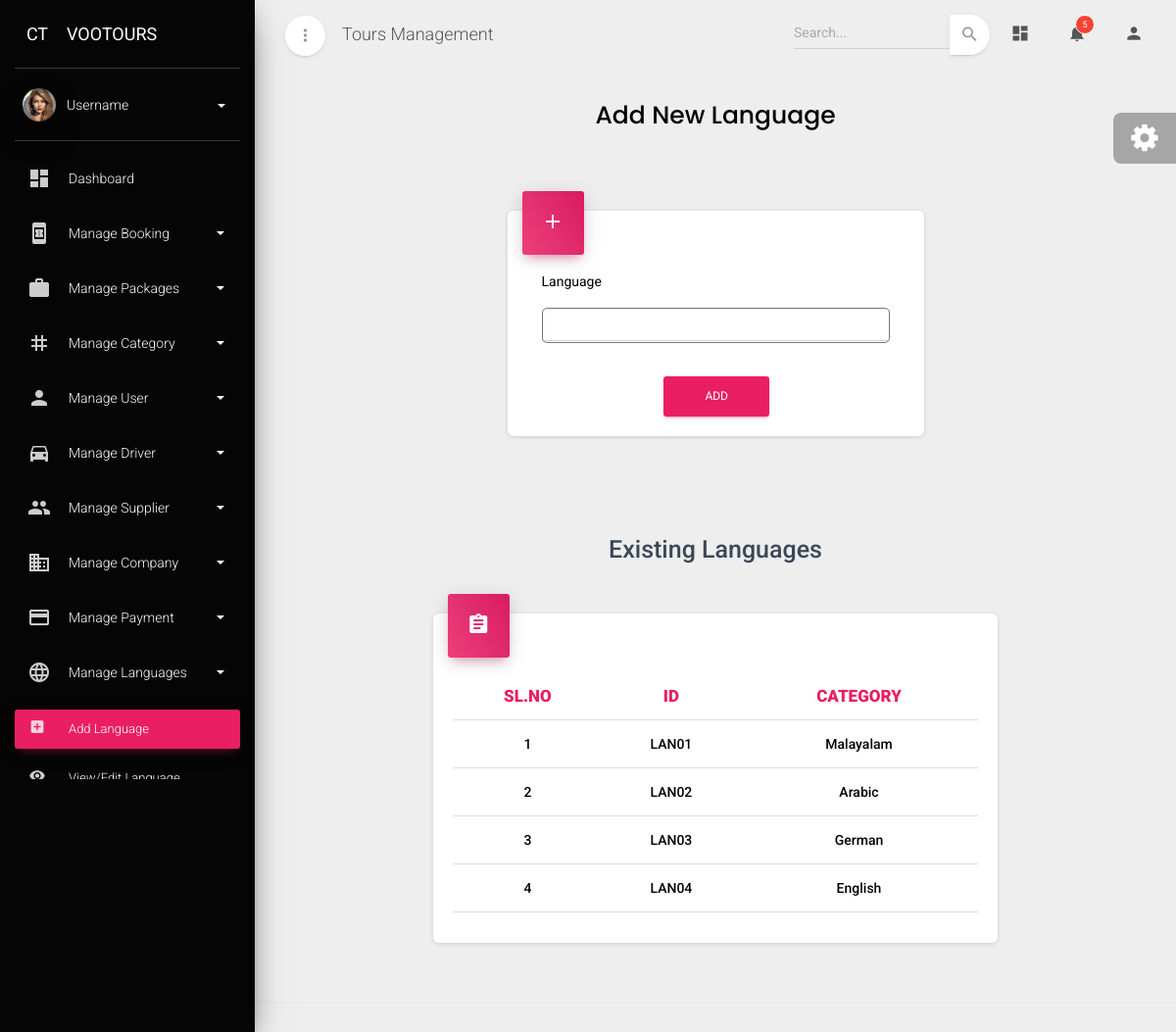
The page /addlanguage on the database its author committed.
### admin_dashboard/models.py (models this page shows, shortened)
class Language(models.Model):
    language_id = models.CharField(max_length=10, primary_key=True, editable=False)
    language_name = models.CharField(max_length=100,unique=True)

### admin_dashboard/views.py (the view)
# urls.py: path('addlanguage',addlanguage_view,name="add_language"),
def addlanguage_view(request):
    try:
        if request.method == 'POST':
            form = Languages_form(request.POST)
            if form.is_valid():
                form.save()
                languages = Language.objects.all().values('language_id', 'language_name')
                language_list = list(languages)
                return JsonResponse({'success': True, 'languages': language_list})
            else:
                return JsonResponse({'success': False, 'errors': form.errors})
        else:
            form = Languages_form()
            languages = Language.objects.all()
        return render(request, 'addlanguage.html', {'form': form, 'data': languages})
    except Exception as e:
        return JsonResponse({'success': False, 'error': str(e)}, status=500)

### admin_dashboard/forms.py
class Languages_form(forms.ModelForm):
    class Meta:
        model=Language
        fields='__all__'
        widgets = {
                'language_name': forms.TextInput(attrs={
                    'class': 'form-control  border border-secondary pl-2 pr-2',
                    'style': 'font-size: 17px;border-radius:5px;'
                }),
        }

### admin_dashboard/templates/addlanguage.html (shortened to what this page needs)
{% extends "base.html" %}
{% block content %}
<div class="content">
    <div class="container-fluid">
        <div class="row text-center">
            <h3 class="font-weight-bold" style="font-family:poppins,serif;color:#000;">Add New Language</h3>
        </div>
        <div class="row mt-4">
            <div class="col-3"></div>
            <div class="col-lg-6 col-md-12 col-md-12 pt-3 text-black">
                <div class="card">
                    <div class="card-header card-header-rose card-header-icon">
                        <div class="card-icon">
                            <i class="material-icons">add</i>
                        </div>
                    </div>
                    <div class="card-body">
                        <form class="form-horizontal text-black" enctype="multipart/form-data" action="{% url 'add_language' %}" method="post" id="lang-form">
                            <div class="text-black align-items-center">
                                <div class="col-md-12">
                                    <label for="exampleEmail" class="bmd-label-floating text-bold text-black">Language</label>
                                    <div class="form-group">
                                        {{ form.language_name }}
                                    </div>
                                </div>
                            </div>
                            <div class="row">
                                <div class="col-4"></div>
                                <div class="col-lg-4 col-md-4 col-12">
                                    <button class="btn btn-square btn-rose w-100 mt-4" type="submit">ADD</button>
                                </div>
                                <div class="col-4"></div>
                            </div>
                        </form>
                    </div>
                </div>
            </div>
            <div class="col-3"></div>
            <div class="container mt-5">
                <div class="row">
                    <div class="col-2"></div>
                    <div class="col-lg-8 col-md-12 col-md-12">
                        <h3 class="card-title text-center mb-5" style="font-weight: 500;">Existing Languages</h3>
                        <div class="card">
                            <div class="card-header card-header-rose card-header-icon">
                                <div class="card-icon">
                                    <i class="material-icons">assignment</i>
                                </div>
                            </div>
                            <div class="card-body">
                                <div class="table-responsive">
                                    <table class="table" id="language-table">
                                        <thead>
                                            <tr>
                                                <th class="text-center text-rose" style="font-weight: 900;">SL.NO</th>
                                                <th class="text-center text-rose" style="font-weight: 900;">ID</th>
                                                <th class="text-center text-rose" style="font-weight: 900;">CATEGORY</th>
                                            </tr>
                                        </thead>
                                        <tbody>
                                            {% for i in data %}
                                                <tr>
                                                    <td class="text-center" style="font-weight: 500;">{{ forloop.counter }}</td>
                                                    <td class="text-center text-capitalize" style="font-weight: 500;">{{ i.language_id }}</td>
                                                    <td class="text-center text-capitalize" style="font-weight: 500;">{{ i.language_name }}</td>
                                                </tr>
                                            {% endfor %}
                                        </tbody>
                                    </table>
                                </div>
                            </div>
                        </div>
                    </div>
                    <div class="col-2"></div>
                </div>
            </div>
        </div>
    </div>
</div>
{% endblock content %}

### rows shown on the page
Language: language_id "LAN01", language_name "Malayalam"
Language: language_id "LAN02", language_name "Arabic"
Language: language_id "LAN03", language_name "German"
Language: language_id "LAN04", language_name "English"
